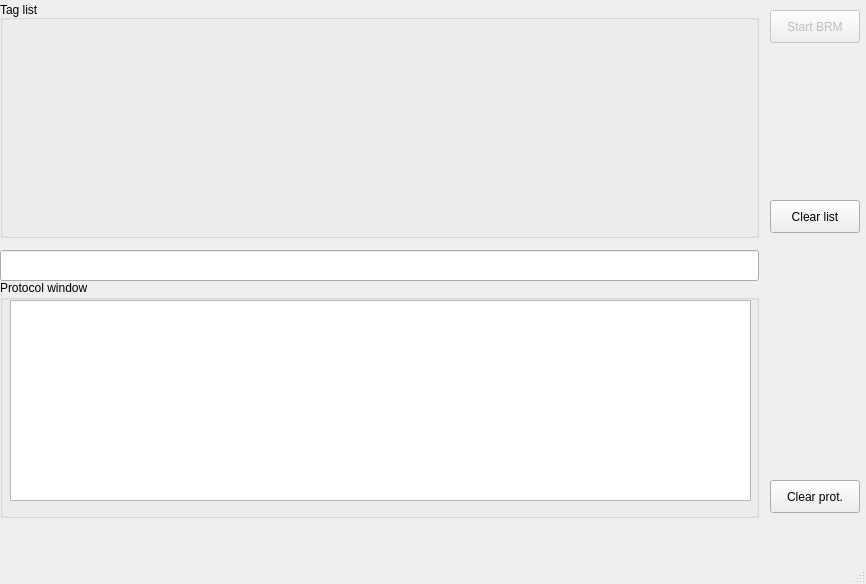
<ui version="4.0" >
 <author>Benjamin Stadin, FEIG ELECTRONIC GmbH</author>
 <class>BRMDemoDlg</class>
 <widget class="QMainWindow" name="BRMDemoDlg" >
  <property name="geometry" >
   <rect>
    <x>0</x>
    <y>0</y>
    <width>866</width>
    <height>584</height>
   </rect>
  </property>
  <property name="sizePolicy" >
   <sizepolicy>
    <hsizetype>0</hsizetype>
    <vsizetype>0</vsizetype>
    <horstretch>0</horstretch>
    <verstretch>0</verstretch>
   </sizepolicy>
  </property>
  <property name="windowTitle" >
   <string>FEIG ELECTRONIC GmbH - BRM Demo</string>
  </property>
  <widget class="QWidget" name="centralwidget" >
   <widget class="QPushButton" name="clearProtPushButton" >
    <property name="geometry" >
     <rect>
      <x>770</x>
      <y>480</y>
      <width>90</width>
      <height>33</height>
     </rect>
    </property>
    <property name="text" >
     <string>Clear prot.</string>
    </property>
   </widget>
   <widget class="QPushButton" name="clearListPushButton" >
    <property name="geometry" >
     <rect>
      <x>770</x>
      <y>200</y>
      <width>90</width>
      <height>33</height>
     </rect>
    </property>
    <property name="text" >
     <string>Clear list</string>
    </property>
   </widget>
   <widget class="QPushButton" name="startPushButton" >
    <property name="enabled" >
     <bool>false</bool>
    </property>
    <property name="geometry" >
     <rect>
      <x>770</x>
      <y>10</y>
      <width>90</width>
      <height>33</height>
     </rect>
    </property>
    <property name="text" >
     <string>Start BRM</string>
    </property>
   </widget>
   <widget class="QLineEdit" name="statusLineEdit" >
    <property name="geometry" >
     <rect>
      <x>0</x>
      <y>250</y>
      <width>759</width>
      <height>31</height>
     </rect>
    </property>
   </widget>
   <widget class="QGroupBox" name="protocolGroupBox" >
    <property name="geometry" >
     <rect>
      <x>0</x>
      <y>280</y>
      <width>759</width>
      <height>238</height>
     </rect>
    </property>
    <property name="title" >
     <string>Protocol window</string>
    </property>
    <widget class="QTextEdit" name="protocolTextEdit" >
     <property name="geometry" >
      <rect>
       <x>10</x>
       <y>20</y>
       <width>741</width>
       <height>201</height>
      </rect>
     </property>
    </widget>
   </widget>
   <widget class="QGroupBox" name="tagListGroupBox" >
    <property name="geometry" >
     <rect>
      <x>0</x>
      <y>0</y>
      <width>759</width>
      <height>238</height>
     </rect>
    </property>
    <property name="sizePolicy" >
     <sizepolicy>
      <hsizetype>5</hsizetype>
      <vsizetype>5</vsizetype>
      <horstretch>0</horstretch>
      <verstretch>0</verstretch>
     </sizepolicy>
    </property>
    <property name="title" >
     <string>Tag list</string>
    </property>
    <property name="alignment" >
     <set>Qt::AlignBottom|Qt::AlignLeading|Qt::AlignLeft</set>
    </property>
   </widget>
  </widget>
  <widget class="QStatusBar" name="statusbar" />
  <widget class="QMenuBar" name="menubar" >
   <property name="geometry" >
    <rect>
     <x>0</x>
     <y>0</y>
     <width>866</width>
     <height>35</height>
    </rect>
   </property>
  </widget>
  <action name="actionExit" >
   <property name="text" >
    <string>Exit</string>
   </property>
  </action>
  <action name="actionFind_reader" >
   <property name="text" >
    <string>Find reader</string>
   </property>
  </action>
  <action name="actionAbout" >
   <property name="text" >
    <string>About</string>
   </property>
  </action>
 </widget>
 <resources/>
 <connections>
  <connection>
   <sender>actionExit</sender>
   <signal>triggered()</signal>
   <receiver>BRMDemoDlg</receiver>
   <slot>close()</slot>
   <hints>
    <hint type="sourcelabel" >
     <x>-1</x>
     <y>-1</y>
    </hint>
    <hint type="destinationlabel" >
     <x>399</x>
     <y>299</y>
    </hint>
   </hints>
  </connection>
 </connections>
</ui>
